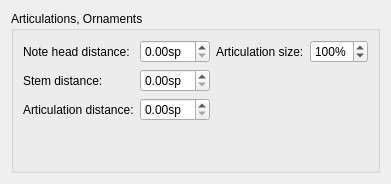
      <widget class="QWidget" name="PageArticulationsOrnaments">
       <layout class="QVBoxLayout" name="verticalLayout_24">
        <property name="spacing">
         <number>0</number>
        </property>
        <item>
         <widget class="QGroupBox" name="groupBox_14">
          <property name="title">
           <string>Articulations, Ornaments</string>
          </property>
          <layout class="QVBoxLayout" name="verticalLayout_9">
           <item>
            <layout class="QGridLayout" name="gridLayout_4">
             <item row="1" column="0">
              <widget class="QLabel" name="label_37">
               <property name="text">
                <string>Stem distance:</string>
               </property>
               <property name="buddy">
                <cstring>propertyDistanceStem</cstring>
               </property>
              </widget>
             </item>
             <item row="1" column="1">
              <widget class="QDoubleSpinBox" name="propertyDistanceStem">
               <property name="suffix">
                <string comment="space unit">sp</string>
               </property>
               <property name="singleStep">
                <double>0.100000000000000</double>
               </property>
              </widget>
             </item>
             <item row="2" column="0">
              <widget class="QLabel" name="label_41">
               <property name="text">
                <string>Articulation distance:</string>
               </property>
               <property name="buddy">
                <cstring>propertyDistance</cstring>
               </property>
              </widget>
             </item>
             <item row="2" column="1">
              <widget class="QDoubleSpinBox" name="propertyDistance">
               <property name="suffix">
                <string comment="space unit">sp</string>
               </property>
               <property name="singleStep">
                <double>0.100000000000000</double>
               </property>
              </widget>
             </item>
             <item row="0" column="0">
              <widget class="QLabel" name="label_35">
               <property name="text">
                <string>Note head distance:</string>
               </property>
               <property name="buddy">
                <cstring>propertyDistanceHead</cstring>
               </property>
              </widget>
             </item>
             <item row="0" column="1">
              <widget class="QDoubleSpinBox" name="propertyDistanceHead">
               <property name="suffix">
                <string comment="space unit">sp</string>
               </property>
               <property name="singleStep">
                <double>0.100000000000000</double>
               </property>
              </widget>
             </item>
             <item row="0" column="3">
              <widget class="QSpinBox" name="articulationMag">
               <property name="suffix">
                <string notr="true">%</string>
               </property>
               <property name="maximum">
                <number>300</number>
               </property>
               <property name="singleStep">
                <number>10</number>
               </property>
               <property name="value">
                <number>100</number>
               </property>
              </widget>
             </item>
             <item row="0" column="2">
              <widget class="QLabel" name="label_32">
               <property name="text">
                <string>Articulation size:</string>
               </property>
               <property name="buddy">
                <cstring>articulationMag</cstring>
               </property>
              </widget>
             </item>
            </layout>
           </item>
           <item>
            <spacer name="verticalSpacer_25">
             <property name="orientation">
              <enum>Qt::Vertical</enum>
             </property>
             <property name="sizeHint" stdset="0">
              <size>
               <width>20</width>
               <height>40</height>
              </size>
             </property>
            </spacer>
           </item>
          </layout>
         </widget>
        </item>
       </layout>
      </widget>
